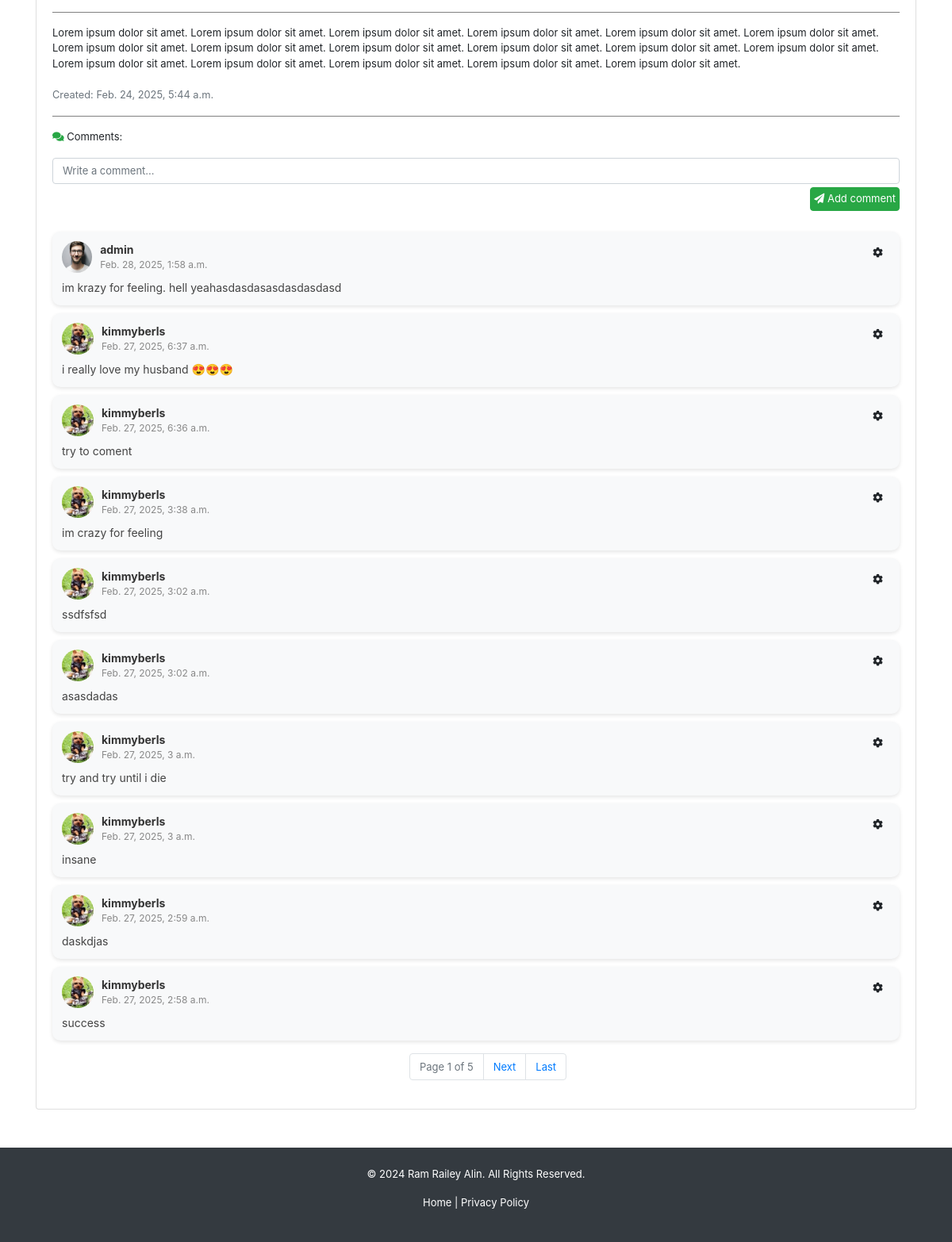
/announcements/1/ (signed in, lower part), run on an earlier commit of the app's database.
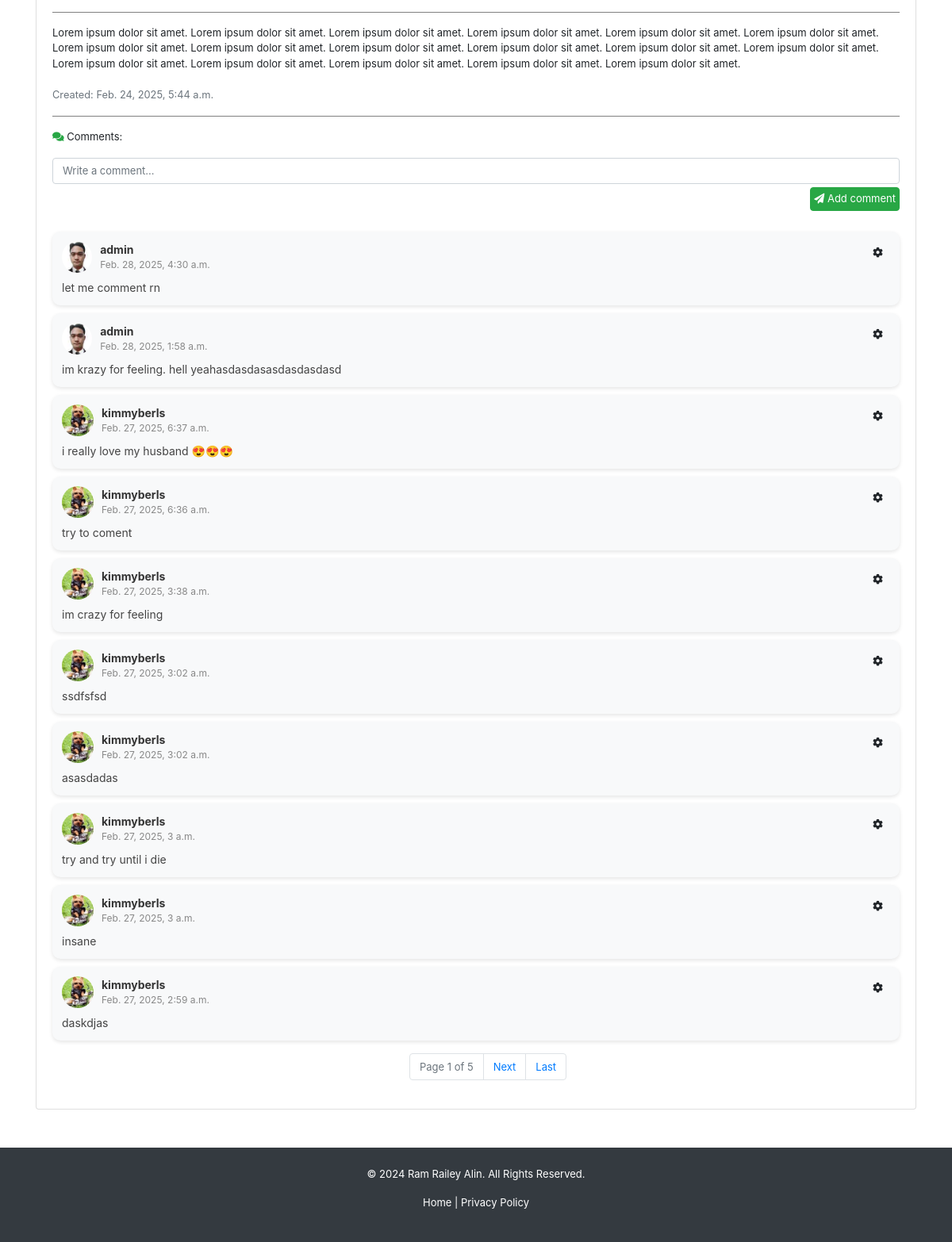
And on a later commit of the database.
### backend/models.py (models this page shows, shortened)
class AnnouncementComment(models.Model):
    comment = models.TextField(blank=True, null=True)
    date = models.DateTimeField(auto_now_add=True)
    updated_at = models.DateTimeField(auto_now=True)
    announcement = models.ForeignKey(Announcement, on_delete=models.CASCADE)
    user = models.ForeignKey(User, on_delete=models.CASCADE)

class Registration(models.Model):
    idno = models.IntegerField(primary_key=True)
    lastname = models.CharField(max_length=80, null=True, blank=True)
    firstname = models.CharField(max_length=80, null=True, blank=True)
    middlename = models.CharField(max_length=80, null=True, blank=True)
    course = models.CharField(max_length=80, choices=COURSE_CHOICES, null=True, blank=True)
    level = models.IntegerField(null=True, choices=LEVEL_CHOICES, blank=True)
    email = models.EmailField(max_length=80, null=True, blank=True)
    address = models.CharField(max_length=255, null=True, blank=True)
    sessions = models.IntegerField(default=30, null=True, blank=True)
    profilepicture_og = models.ImageField(upload_to="profiles/", default="profiles/default.jpg", blank=True, null=True)
    profilepicture_lg = models.ImageField(upload_to="profiles/", default="profiles/default_lg.jpg", blank=True, null=True)
    profilepicture_md = models.ImageField(upload_to="profiles/", default="profiles/default_md.jpg", blank=True, null=True)
    profilepicture_sm = models.ImageField(upload_to="profiles/", default="profiles/default_sm.jpg", blank=True, null=True)
    profiledescription = models.TextField(blank=True, null=True)
    username = models.OneToOneField(User, on_delete=models.CASCADE)

### backend/views.py (the view)
# urls.py: path('announcements/<int:announcement_id>/', views.announcement, name='user-announcement'),
@login_required
def announcement(request, announcement_id):
    if request.user.is_authenticated:
        announcement = get_object_or_404(Announcement, pk=announcement_id)
        comments = AnnouncementComment.objects.filter(announcement=announcement).order_by('-updated_at')
        paginator = Paginator(comments, 10)
        page_number = request.GET.get('page')
        page_obj = paginator.get_page(page_number)
        return render(request, 'backend/pages/announcement.html', context={ 'announcement': announcement, 'announcementcomments': page_obj })
    return redirect('/')

### backend/templates/backend/pages/announcement.html (shortened to what this page needs)
{% extends 'backend/base.html' %}
{% load static %}
{% block content %}
<div class="container mt-5">
    <div id="announcement-body" class="card mt-4 rounded-box">
        <div class="card-body">
            {% if announcement.image %}
            <hr>
            {% endif %}
            <p>{{ announcement.content }}</p>
            <small class="text-muted">Created: {{ announcement.date }}</small>
            <hr>
            <p><i class="fas fa-comments text-success"></i> Comments:</p>
            <form id="comment-form">
                <div class="form-group">
                    <textarea class="form-control" placeholder="Write a comment..."
                        oninput="this.style.height = ''; this.style.height = this.scrollHeight + 'px'" rows="1"
                        style="resize: none;" required></textarea>
                    <button type="button"
                        onclick="PostComment(this.parentElement.parentElement, '{{ announcement.id }}','{{ csrf_token }}')"
                        class="btn p-1 mt-1 btn-success float-right"><i class="fas fa-paper-plane"></i> Add comment</button>
                </div>
            </form>
        {% if announcementcomments %}
            {% for comment in announcementcomments %}
            <div class="comment-card w-full">
                <div class="comment-header d-flex align-items-center">
                    <img src="{{ comment.user.registration.profilepicture_sm.url }}" alt="comment profile pic"
                        class="comment-pic">
                    <div class="d-flex justify-content-between w-100">
                        <div class="comment-user-info flex-grow-1">
                            <strong>{{ comment.user.username }}</strong>
                            <span class="comment-date">{{ comment.date }}</span>
                        </div>
                        <div class="dropdown ms-auto">
                            <button class="btn btn-light btn-sm" type="button" id="dropdownMenuButton"
                                data-toggle="dropdown" aria-haspopup="true" aria-expanded="false">
                                <i class="fas fa-cog"></i>
                            </button>
                        </div>
                    </div>
                </div>
                <div id="comment-text-{{ comment.id }}" class="comment-body">
                    <p>{% if comment.comment %}{{ comment.comment }}{% else %}N\A{% endif %}</p>
                </div>
            </div>
            {% endfor %}
        {% else %}
            <p class="text-muted"><i class="fas fa-info-circle"></i> No comments yet.</p>
        {% endif %}
            <div class="pagination mt-3 d-flex flex-column justify-content-center">
                <nav aria-label="Comment pagination">
                    <ul class="pagination justify-content-center">
                        <li class="page-item disabled">
                            <span class="page-link">Page {{ announcementcomments.number }} of {{ announcementcomments.paginator.num_pages }}</span>
                        </li>
                        {% if announcementcomments.has_next %}
                        <li class="page-item">
                            <a class="page-link" href="?page={{ announcementcomments.next_page_number }}">Next</a>
                        </li>
                        <li class="page-item">
                            <a class="page-link" href="?page={{ announcementcomments.paginator.num_pages }}">Last</a>
                        </li>
                        {% endif %}
                    </ul>
                </nav>
            </div>
        </div>
    </div>
</div>
{% endblock content %}

What changed in the data, as far as the page shows it:
no longer on this page (row unchanged): AnnouncementComment: user.registration.profilepicture_sm (picture), user.username "kimmyberls", date "Feb. 27, 2025, 2:58 a.m.", comment "success"
added AnnouncementComment: user.registration.profilepicture_sm (picture), user.username "admin", date "Feb. 28, 2025, 4:30 a.m.", comment "let me comment rn"
changed through a linked row, AnnouncementComment "im krazy for feeling. hell yeahasdasdasasdasdasdasd": user.registration.profilepicture_sm: picture added in place of a placeholder
